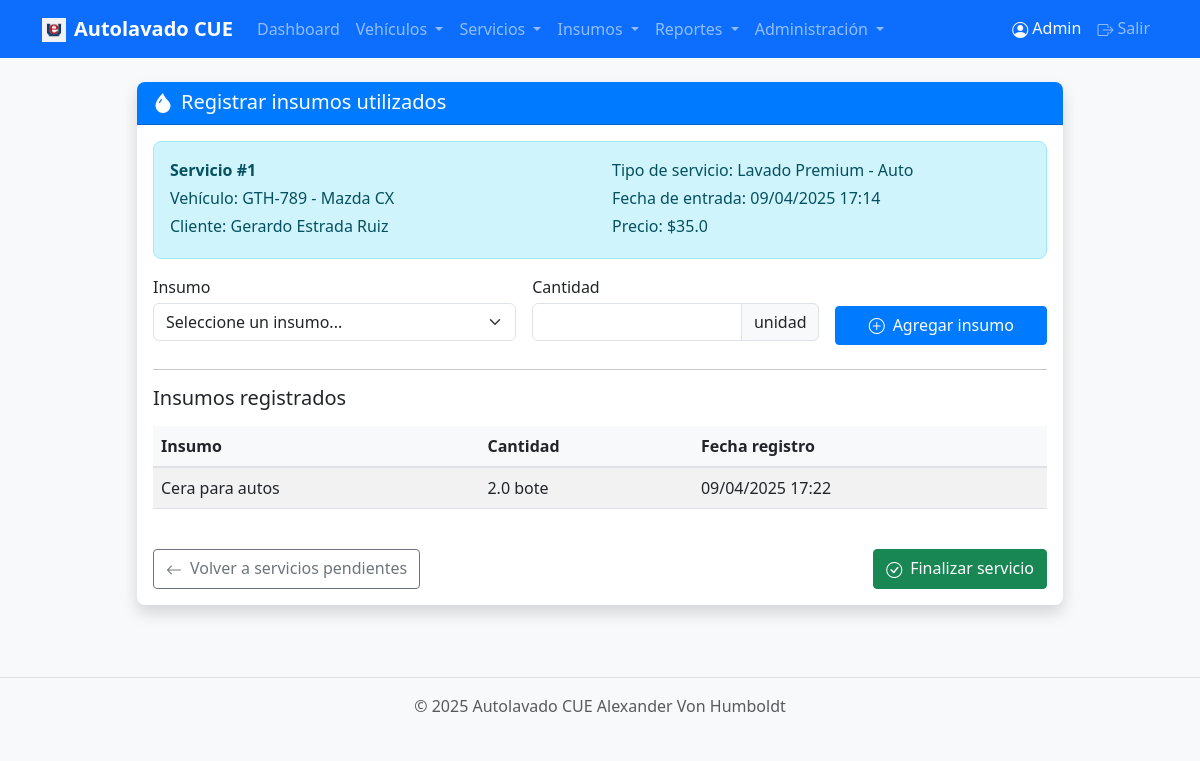
/servicios/1/insumos (signed in), run on the app's committed database.
### models/empleado.py (models this page shows, shortened)
class Empleado(UserMixin, db.Model):
    __tablename__ = 'empleados'
    id = db.Column(db.Integer, primary_key=True)
    nombre = db.Column(db.String(100), nullable=False)
    apellido = db.Column(db.String(100), nullable=False)
    email = db.Column(db.String(120), unique=True, nullable=False)
    password_hash = db.Column(db.String(128))
    telefono = db.Column(db.String(20))
    turno = db.Column(db.String(20))  # mañana, tarde, noche
    activo = db.Column(db.Boolean, default=True)
    es_admin = db.Column(db.Boolean, default=False)
    fecha_registro = db.Column(db.DateTime, default=datetime.now)
    servicios = db.relationship('Servicio', backref='empleado', lazy='dynamic')

### models/servicio.py (models this page shows, shortened)
class Servicio(db.Model):
    __tablename__ = 'servicios'
    id = db.Column(db.Integer, primary_key=True)
    vehiculo_id = db.Column(db.Integer, db.ForeignKey('vehiculos.id'), nullable=False)
    tipo_servicio_id = db.Column(db.Integer, db.ForeignKey('tipos_servicio.id'), nullable=False)
    empleado_id = db.Column(db.Integer, db.ForeignKey('empleados.id'), nullable=False)
    fecha_entrada = db.Column(db.DateTime, default=datetime.now, nullable=False)
    fecha_salida = db.Column(db.DateTime)
    precio = db.Column(db.Float, nullable=False)
    observaciones = db.Column(db.Text)
    insumos = db.relationship('InsumoServicio', backref='servicio', lazy='dynamic')

class TipoServicio(db.Model):
    __tablename__ = 'tipos_servicio'
    id = db.Column(db.Integer, primary_key=True)
    nombre = db.Column(db.String(100), nullable=False)
    descripcion = db.Column(db.String(255))
    precio = db.Column(db.Float, nullable=False)
    tiempo_estimado = db.Column(db.Integer)  # Tiempo estimado en minutos
    tipo_vehiculo = db.Column(db.String(20), nullable=False)  # auto, camioneta, etc.
    activo = db.Column(db.Boolean, default=True)
    servicios = db.relationship('Servicio', backref='tipo_servicio', lazy='dynamic')

class InsumoServicio(db.Model):
    __tablename__ = 'insumos_servicio'
    id = db.Column(db.Integer, primary_key=True)
    servicio_id = db.Column(db.Integer, db.ForeignKey('servicios.id'), nullable=False)
    insumo_id = db.Column(db.Integer, db.ForeignKey('insumos.id'), nullable=False)
    cantidad = db.Column(db.Float, nullable=False)
    fecha_registro = db.Column(db.DateTime, default=datetime.now)
    insumo = db.relationship('Insumo')

### models/vehiculo.py (models this page shows, shortened)
class Vehiculo(db.Model):
    __tablename__ = 'vehiculos'
    id = db.Column(db.Integer, primary_key=True)
    placa = db.Column(db.String(20), unique=True, nullable=False)
    tipo = db.Column(db.String(20), nullable=False)  # auto, camioneta, motocicleta, etc.
    marca = db.Column(db.String(50))
    modelo = db.Column(db.String(50))
    color = db.Column(db.String(30))
    cliente_id = db.Column(db.Integer, db.ForeignKey('clientes.id'), nullable=False)
    fecha_registro = db.Column(db.DateTime, default=datetime.now)
    servicios = db.relationship('Servicio', backref='vehiculo', lazy='dynamic')

class Cliente(db.Model):
    __tablename__ = 'clientes'
    id = db.Column(db.Integer, primary_key=True)
    nombre = db.Column(db.String(150), nullable=False)
    telefono = db.Column(db.String(20), unique=True, nullable=False)
    email = db.Column(db.String(120))
    fecha_registro = db.Column(db.DateTime, default=datetime.now)
    vehiculos = db.relationship('Vehiculo', backref='cliente', lazy='dynamic')

### models/insumo.py (models this page shows, shortened)
class Insumo(db.Model):
    __tablename__ = 'insumos'
    id = db.Column(db.Integer, primary_key=True)
    nombre = db.Column(db.String(100), nullable=False)
    descripcion = db.Column(db.String(255))
    unidad = db.Column(db.String(20), nullable=False)  # litro, ml, unidad, etc.
    cantidad = db.Column(db.Float, default=0)
    stock_minimo = db.Column(db.Float, default=0)
    activo = db.Column(db.Boolean, default=True)
    fecha_registro = db.Column(db.DateTime, default=datetime.now)
    ultima_actualizacion = db.Column(db.DateTime, default=datetime.now, onupdate=datetime.now)

### app.py (the view, shortened to what this page needs)
@app.route('/servicios/<int:servicio_id>/insumos', methods=['GET', 'POST'])
@login_required
def insumos_servicio(servicio_id):
    servicio = Servicio.query.get_or_404(servicio_id)
    insumos = Insumo.query.filter_by(activo=True).all()
    insumos_usados = InsumoServicio.query.filter_by(servicio_id=servicio_id).all()
    return render_template('servicios/insumos.html', servicio=servicio, insumos=insumos, insumos_usados=insumos_usados)

### app.py (called while the page is built)
@login_manager.user_loader
def load_user(user_id):
    return Empleado.query.get(int(user_id))

@app.context_processor
def inject_menu_data():
    return {
        'show_admin_menu': current_user.is_authenticated and getattr(current_user, 'es_admin', False)
    }

### templates/servicios/insumos.html (shortened to what this page needs)
{% extends 'base.html' %}
{% block content %}
<div class="row justify-content-center">
    <div class="col-md-10">
        <div class="card shadow mb-4">
            <div class="card-header bg-primary text-white">
                <h5 class="mb-0"><i class="bi bi-droplet-fill me-2"></i>Registrar insumos utilizados</h5>
            </div>
            <div class="card-body">
                <div class="alert alert-info">
                    <div class="row">
                        <div class="col-md-6">
                            <p class="mb-1"><strong>Servicio #{{ servicio.id }}</strong></p>
                            <p class="mb-1">Vehículo: {{ servicio.vehiculo.placa }} - {{ servicio.vehiculo.marca }} {{ servicio.vehiculo.modelo }}</p>
                            <p class="mb-1">Cliente: {{ servicio.vehiculo.cliente.nombre }}</p>
                        </div>
                        <div class="col-md-6">
                            <p class="mb-1">Tipo de servicio: {{ servicio.tipo_servicio.nombre }}</p>
                            <p class="mb-1">Fecha de entrada: {{ servicio.fecha_entrada.strftime('%d/%m/%Y %H:%M') }}</p>
                            <p class="mb-0">Precio: ${{ servicio.precio }}</p>
                        </div>
                    </div>
                </div>
                <form method="POST" action="{{ url_for('insumos_servicio', servicio_id=servicio.id) }}" class="row g-3 mb-4">
                    <div class="col-md-5">
                        <label for="insumo_id" class="form-label">Insumo</label>
                        <select class="form-select" id="insumo_id" name="insumo_id" required>
                            <option value="">Seleccione un insumo...</option>
                        </select>
                    </div>
                    <div class="col-md-4">
                        <label for="cantidad" class="form-label">Cantidad</label>
                        <div class="input-group">
                            <input type="number" step="0.01" min="0.01" class="form-control" id="cantidad" name="cantidad" required>
                            <span class="input-group-text" id="unidad-addon">unidad</span>
                        </div>
                    </div>
                    <div class="col-md-3 d-flex align-items-end">
                        <button type="submit" class="btn btn-primary w-100">
                            <i class="bi bi-plus-circle me-2"></i>Agregar insumo
                        </button>
                    </div>
                </form>
                <hr>
                <h5 class="mb-3">Insumos registrados</h5>
                {% if insumos_usados %}
                <div class="table-responsive">
                    <table class="table table-striped table-hover">
                        <thead>
                            <tr>
                                <th>Insumo</th>
                                <th>Cantidad</th>
                                <th>Fecha registro</th>
                            </tr>
                        </thead>
                        <tbody>
                            {% for insumo_usado in insumos_usados %}
                            <tr>
                                <td>{{ insumo_usado.insumo.nombre }}</td>
                                <td>{{ insumo_usado.cantidad }} {{ insumo_usado.insumo.unidad }}</td>
                                <td>{{ insumo_usado.fecha_registro.strftime('%d/%m/%Y %H:%M') }}</td>
                            </tr>
                            {% endfor %}
                        </tbody>
                    </table>
                </div>
                {% else %}
                <p class="text-center text-muted">No se han registrado insumos para este servicio.</p>
                {% endif %}
                <div class="mt-4 d-flex justify-content-between">
                    <a href="{{ url_for('servicios_pendientes') }}" class="btn btn-outline-secondary">
                        <i class="bi bi-arrow-left me-2"></i>Volver a servicios pendientes
                    </a>
                    <form method="POST" action="{{ url_for('finalizar_servicio', servicio_id=servicio.id) }}">
                        <button type="submit" class="btn btn-success">
                            <i class="bi bi-check-circle me-2"></i>Finalizar servicio
                        </button>
                    </form>
                </div>
            </div>
        </div>
    </div>
</div>
{% endblock %}

### templates/base.html (shortened to what this page needs)
<!DOCTYPE html>
<html lang="es">
<head>
    <link href="https://cdn.jsdelivr.net/npm/bootstrap@5.3.0/dist/css/bootstrap.min.css" rel="stylesheet">
    <link rel="stylesheet" href="https://cdn.jsdelivr.net/npm/bootstrap-icons@1.10.0/font/bootstrap-icons.css">
    <link rel="stylesheet" href="{{ url_for('static', filename='css/style.css') }}">
</head>
<body>
    {% if current_user.is_authenticated %}
    <nav class="navbar navbar-expand-lg navbar-dark bg-primary mb-4">
        <div class="container">
            <a class="navbar-brand" href="{{ url_for('index') }}">
                <img src="{{ url_for('static', filename='img/logoCUE.png') }}" alt="Logo" style="height: 24px; margin-right: 8px;">Autolavado CUE
            </a>
            <div class="collapse navbar-collapse" id="navbarNav">
                <ul class="navbar-nav me-auto">
                    <li class="nav-item">
                        <a class="nav-link" href="{{ url_for('index') }}">Dashboard</a>
                    </li>
                    <li class="nav-item dropdown">
                        <a class="nav-link dropdown-toggle" href="#" id="vehiculosDropdown" role="button" data-bs-toggle="dropdown" aria-expanded="false">
                            Vehículos
                        </a>
                    </li>
                    <li class="nav-item dropdown">
                        <a class="nav-link dropdown-toggle" href="#" id="serviciosDropdown" role="button" data-bs-toggle="dropdown" aria-expanded="false">
                            Servicios
                        </a>
                    </li>
                    <li class="nav-item dropdown">
                        <a class="nav-link dropdown-toggle" href="#" id="insumosDropdown" role="button" data-bs-toggle="dropdown" aria-expanded="false">
                            Insumos
                        </a>
                    </li>
                    <li class="nav-item dropdown">
                        <a class="nav-link dropdown-toggle" href="#" id="reportesDropdown" role="button" data-bs-toggle="dropdown" aria-expanded="false">
                            Reportes
                        </a>
                    </li>
                    {% if current_user.es_admin %}
                    <li class="nav-item dropdown">
                        <a class="nav-link dropdown-toggle" href="#" id="adminDropdown" role="button" data-bs-toggle="dropdown" aria-expanded="false">
                            Administración
                        </a>
                    </li>
                    {% endif %}
                </ul>
                <div class="navbar-nav">
                    <span class="nav-item nav-link text-light">
                        <i class="bi bi-person-circle me-1"></i>{{ current_user.nombre }}
                    </span>
                    <a class="nav-link" href="{{ url_for('logout') }}">
                        <i class="bi bi-box-arrow-right me-1"></i>Salir
                    </a>
                </div>
            </div>
        </div>
    </nav>
    {% endif %}
    <div class="container mt-4">
        {% block content %}{% endblock %}
    </div>
    <footer class="footer mt-5 py-3 bg-light">
        <div class="container text-center">
            <span class="text-muted">© 2025 Autolavado CUE Alexander Von Humboldt</span>
        </div>
    </footer>
</body>
</html>

### static/css/style.css (style rules this page uses)
body { background-color: #f8f9fa; font-family: 'Segoe UI', Tahoma, Geneva, Verdana, sans-serif; }
.navbar-brand { font-weight: 600; }
.card { border-radius: 8px; overflow: hidden; margin-bottom: 20px; border: none; }
.card-header { font-weight: 500; }
.card-header.bg-primary { background-color: #007bff !important; }
.table thead th { background-color: #f8f9fa; border-bottom: 2px solid #dee2e6; font-weight: 600; }
.form-label { font-weight: 500; margin-bottom: 0.3rem; }
.btn { border-radius: 4px; font-weight: 500; }
.btn-primary { background-color: #007bff; border-color: #007bff; }
.alert { border-radius: 8px; }
.footer { border-top: 1px solid #dee2e6; }
.bi { vertical-align: -0.1em; }

### data on the page
Empleado: nombre "Admin"
Servicio: id "1", fecha_entrada "09/04/2025 17:14", precio "35.0"
Vehiculo: vehiculo.placa "GTH-789", vehiculo.marca "Mazda", vehiculo.modelo "CX"
Cliente: vehiculo.cliente.nombre "Gerardo Estrada Ruiz"
TipoServicio: tipo_servicio.nombre "Lavado Premium - Auto"
InsumoServicio: insumo.nombre "Cera para autos", cantidad "2.0", insumo.unidad "bote", fecha_registro "09/04/2025 17:22"
